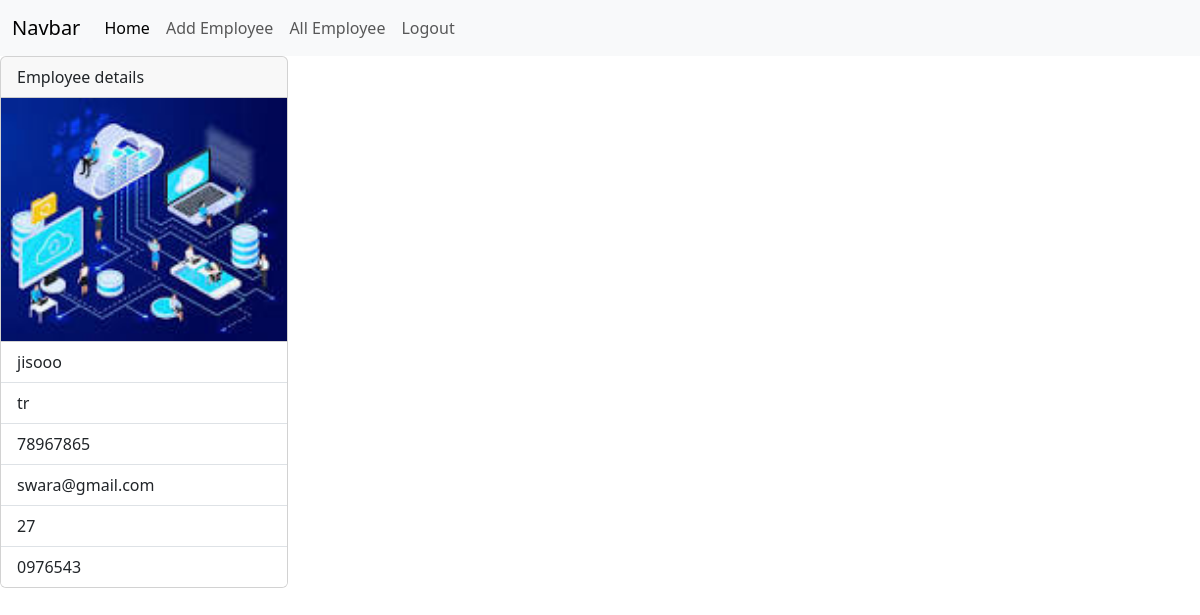
Screenshot of /employees/7 (signed in) with the database file from the repository.
### crm/models.py (models this page shows)
class Employees(models.Model):
    name=models.CharField(max_length=100)
    department=models.CharField(max_length=100)
    salary=models.PositiveIntegerField()
    email=models.EmailField(unique=True)
    age=models.PositiveIntegerField(max_length=100)
    contact=models.CharField(max_length=100)
    image=models.ImageField(upload_to="images",null=True,blank=True)
    dob=models.DateField(null=True,blank=True)

### crm/views.py (the view)
# urls.py: path("employees/<int:pk>",views.EmployeeDetailView.as_view(),name="emp-detail"),
@method_decorator(signin_required,name="dispatch")
class EmployeeDetailView(View):
    def get(self,request,*args,**kwargs):
        id=kwargs.get("pk")
        qs=Employees.objects.get(id=id)
        return render(request,"emp_detail.html",{"data":qs})

### crm/views.py (called while the page is built)
def signin_required(fn):
    def wrapper(request,*args,**kwargs):
        if not request.user.is_authenticated:
            messages.error(request,"in  valid session")
            return redirect("signin")
        else:
            return fn(request,*args,**kwargs)
    return wrapper

### crm/templates/emp_detail.html
{%extends 'base.html'%}
{%block body_block %}
<div>
  <div class="card" style="width: 18rem;">
      <div class="card-header">
        Employee details
      </div>
      <div>
        {%if data.image%}
          <img src="{{data.image.url}}" alt="" width="100%">
        {%endif%}
      </div>
      <ul class="list-group list-group-flush">
        <li class="list-group-item">{{data.name}}</li>
        <li class="list-group-item">{{data.department}}</li>
        <li class="list-group-item">{{data.salary}}</li>
        <li class="list-group-item">{{data.email}}</li>
        <li class="list-group-item">{{data.age}}</li>
        <li class="list-group-item">{{data.contact}}</li>
      </ul>
    </div>
</div>
{%endblock%}

### rows the page displays
Employees: image (picture), name "jisooo", department "tr", salary "78967865", email "swara@gmail.com", age "27", contact "0976543"
